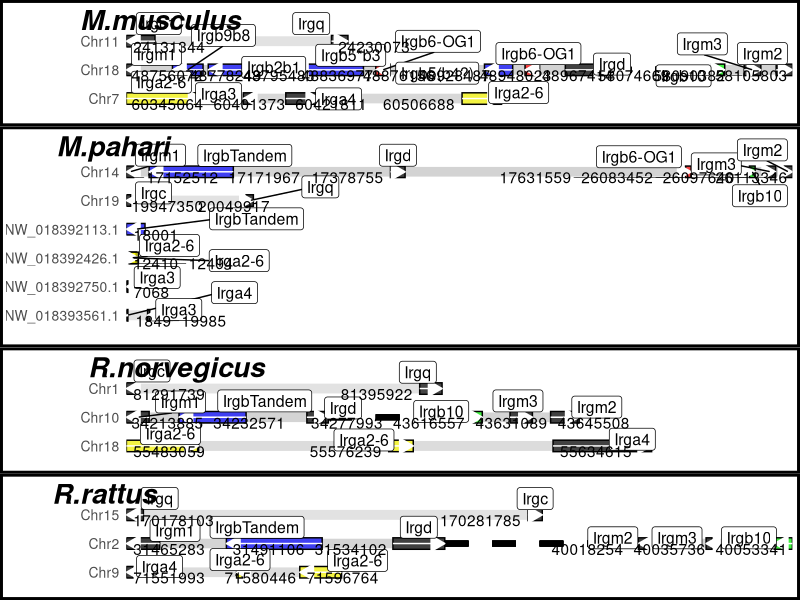
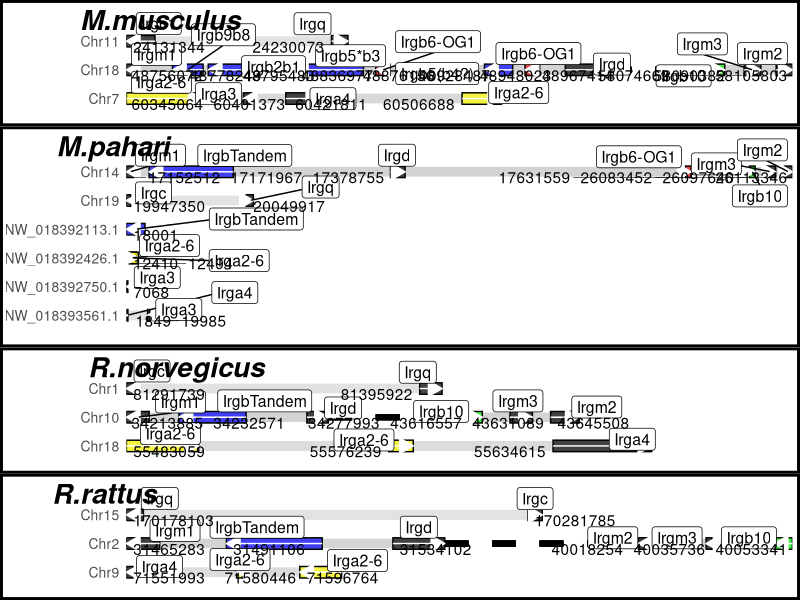
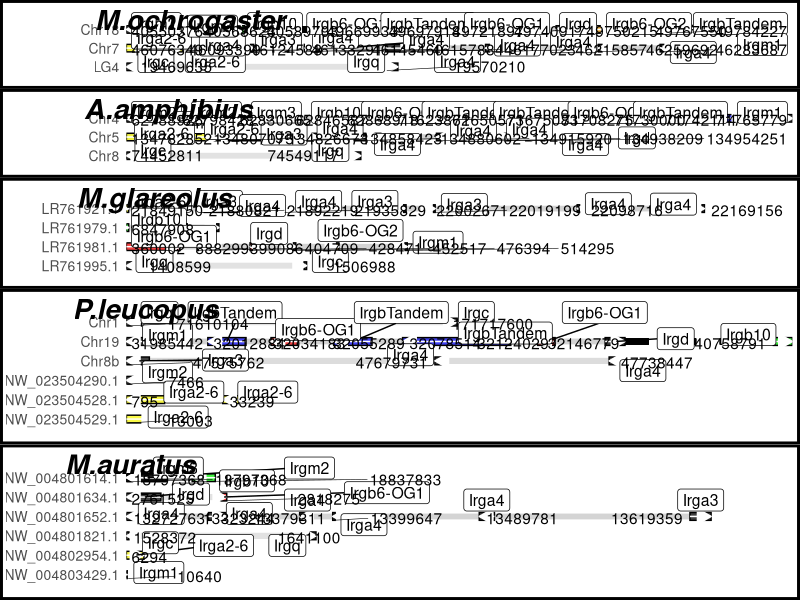
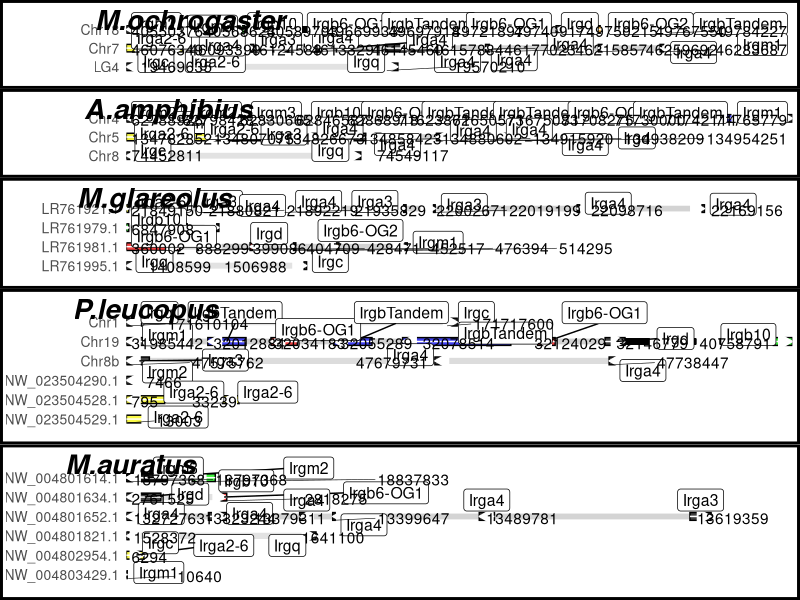

R code for these plots, in order:
  library(ggplot2)
  library(ggrepel)
  library(dplyr)
  library(cowplot)
  
  data <- read.csv("../data/data4syntheny.csv", sep = "\t")
  
  # order chromosomes
  data$chr <- as.factor(data$chr)
  data <- data[order(data$chr),]
  d1 <- data[grep("Chr", data$chr),]
  d1 <- d1[order(as.numeric(gsub("b", "", gsub("Chr","",d1$chr)))),]
  d1$chr <- factor(d1$chr, levels = unique(d1$chr)) 
  d2 <- data[!grepl("Chr", data$chr),]
  data <- rbind(d1, d2)
  # add counter per species
  data <- data %>% group_by(Species) %>% mutate(rankChr = dense_rank(chr))
  
  #add full represented chr length
  d1 <- data %>% group_by(Species, chr) %>%
    summarise(chrStart=min(start), chrEnd=max(end), chrLength=max(end)-min(start))
  data <- merge(data, d1)
  # set x break: is gene far from chr start? if yes, break
  breakStart <- 2500000
  data$part <- "part1"
  data$part[data$start - data$chrStart > breakStart] <- "part2"
  
  d1 <- data[data$part %in% "part1",] %>% group_by(Species, chr) %>%
    summarise(part1chrStart=min(start), part1chrEnd=max(end), part1chrLength=max(end)-min(start))
  d2 <- data[data$part %in% "part2",] %>% group_by(Species, chr) %>%
    summarise(part2chrStart=min(start), part2chrEnd=max(end), part2chrLength=max(end)-min(start))
  data <- merge(data,merge(d1, d2, all = T))
  data$part2chrLength[is.na(data$part2chrLength)] <- 0
  
  data$isBreak <- F
  data$isBreak[data$part2chrLength > 1] <- T
  
  # coord for plot
  ## Part 1
  data$geneStartPlot <- data$start - data$chrStart
  data$geneEndPlot <- data$end - data$chrStart
  ## Part 2
  breakSizePlot <- 50000
  # reducton: real end - break plot end
  reduct <- data$part2chrStart[data$part %in% "part2"] - (
    data$part1chrEnd[data$part %in% "part2"] - data$chrStart[data$part %in% "part2"] + breakSizePlot)
  # data$start - data$chrStart - reduction
  data$geneStartPlot[data$part %in% "part2"] <- data$start[data$part %in% "part2"]  - reduct
  data$geneEndPlot[data$part %in% "part2"] <- data$end[data$part %in% "part2"]  - reduct
  
  # # set up end and start of arrow
  data$arrowStart <- data$geneStartPlot
  data$arrowEnd <- data$geneEndPlot
  data$arrowStart[data$forward_reverse %in% "R"] <- data$geneEndPlot[data$forward_reverse %in% "R"]
  data$arrowEnd[data$forward_reverse %in% "R"] <- data$geneStartPlot[data$forward_reverse %in% "R"] 
  
  # choose colors
  group.colors <- c(IrgbTandem = "blue", "Irgb6-OG1" = "red", "Irgb6-OG2" = "orange", "Irgb6-tbn" = "pink",
                    Irgb10 ="green", "Irga2-6" = "yellow",
                    Irga4=1, Irga3=1, Irgm1=1, Irgc=1, Irgm2=1, Irgd=1, Irgq=1, Irgm3=1)
  
  makePlotPerSpecies <- function(df){
    ggplot(df)+
      # space for species name on top as label in plot_grid
      geom_rect(aes(xmin=0, xmax = 100000, ymin=0, ymax=0), col = "white") +
      # chr part1 & part2
      geom_rect(aes(xmin=0, xmax= part1chrLength, 
                    ymin=rankChr-0.2,ymax=rankChr+0.2), fill = "lightgrey", col = "white", alpha=.4)+
      geom_rect(aes(xmin=part1chrLength+breakSizePlot, xmax= part1chrLength + breakSizePlot + part2chrLength, 
                    ymin=rankChr-0.2,ymax=rankChr+0.2), fill = "lightgrey", col = "white", alpha=.4)+
      scale_y_reverse(breaks=1:length(unique(df$chr)), labels = unique(df$chr))+
      # make a cut for long chromosomes
      geom_segment(aes(x=part1chrEnd-part1chrStart, xend= part1chrEnd-part1chrStart+breakSizePlot,
                       y=rankChr,yend=rankChr, col = isBreak), linetype = 2, size =2)+
      scale_color_manual(values = c("white", "black"))+
      # genes
      geom_rect(aes(xmin=geneStartPlot, xmax=geneEndPlot, ymin=rankChr-0.2,ymax=rankChr+0.2, fill=IrgGroup),
                col="black", alpha = 0.7) +
      scale_fill_manual(values = group.colors)+
      # arrow in genes
      geom_segment(aes(x=arrowStart, xend=arrowEnd, y=rankChr, yend=rankChr),
                   arrow= arrow(length=unit(0.40,"cm"),type = "closed"), color ="white") +
      # genes labels
      geom_label_repel(aes(x = (geneEndPlot + geneStartPlot)/2, y = rankChr, label=IrgName), size = 4, nudge_y = 0.1)+
      # genomic position
      geom_text_repel(aes(x = geneStartPlot, y = rankChr+0.2, label=start),
                      force = 0.5, nudge_y = -0.2, direction = "x", vjust = 0, segment.size = 0.2)+
      # theme
      theme_classic() +
      scale_x_continuous(expand = c(0,0)) +
      theme(axis.title = element_blank(), axis.ticks = element_blank(), axis.line =  element_blank(),
            legend.position = "none", panel.border=element_blank(), 
            axis.text.y = element_text(size = 10), axis.text.x = element_blank(),
            plot.background = element_rect(color = "black", size = 2))
  }
  
  muridae <- c("M.musculus", "M.pahari","R.norvegicus","R.rattus")
  cricetidae <- c("M.ochrogaster","A.amphibius", "M.glareolus", "P.leucopus", "M.auratus")
  
  makeSubPlot <- function(gp){
    plot.list <- list()
    ratio <- vector()
    for (s in gp){
      p <- makePlotPerSpecies(data[data$Species %in% s,])
      ratio[s] <- length(unique(data[data$Species %in% s,"chr"])) +1
      plot.list[[s]] <- p
    }
    plot_grid(plotlist = plot.list, nrow=length(gp), rel_heights = ratio, align = "hv",  
              labels = gp, label_fontface = "bold.italic", label_size = 20)
  }
  
  Wm = 20
  Hm = 20
  
  pdf(file = "../figures/SyntenyPlot_muridae.pdf", width = 20, height =20)
  makeSubPlot(muridae)
  dev.off()
  
  png(file = "../figures/SyntenyPlot_muridae.png", width = Wm*70, height =Hm*70)
  makeSubPlot(muridae)
  dev.off()
  
  Wc = 20
  Hc = 25
  
  pdf(file = "../figures/SyntenyPlot_cricetidae.pdf", width = Wc, height = Hc)
  makeSubPlot(cricetidae)
  dev.off()
  
  png(file = "../figures/SyntenyPlot_cricetidae.png", width = Wc*70, height =Hc*70)
  makeSubPlot(cricetidae)
  dev.off()
